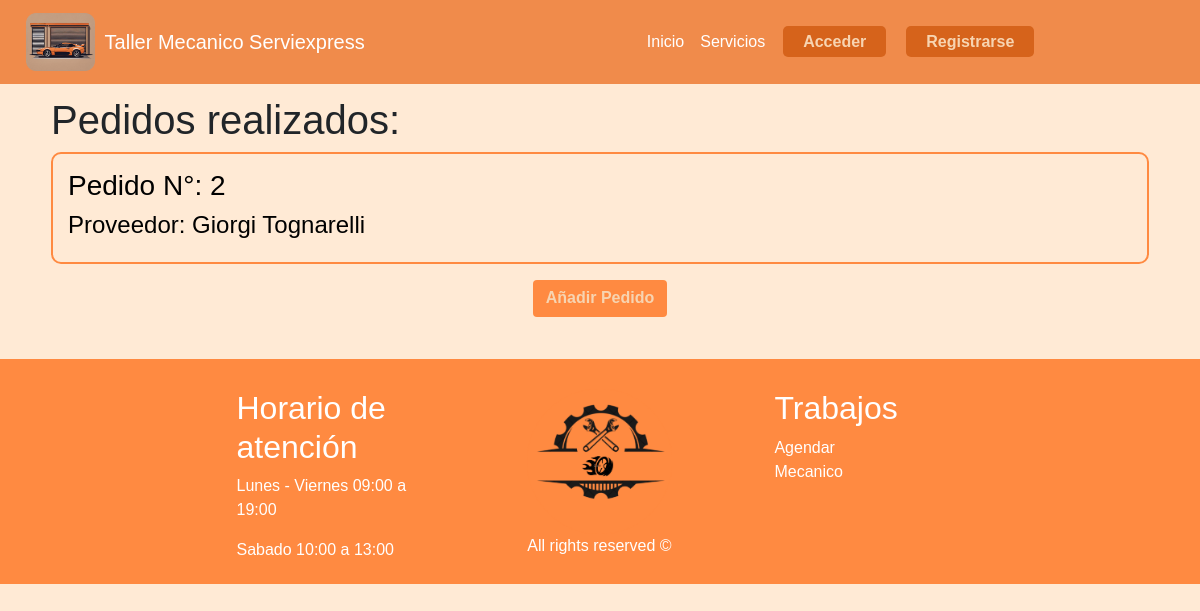
Before: /pedidos with the older database file.
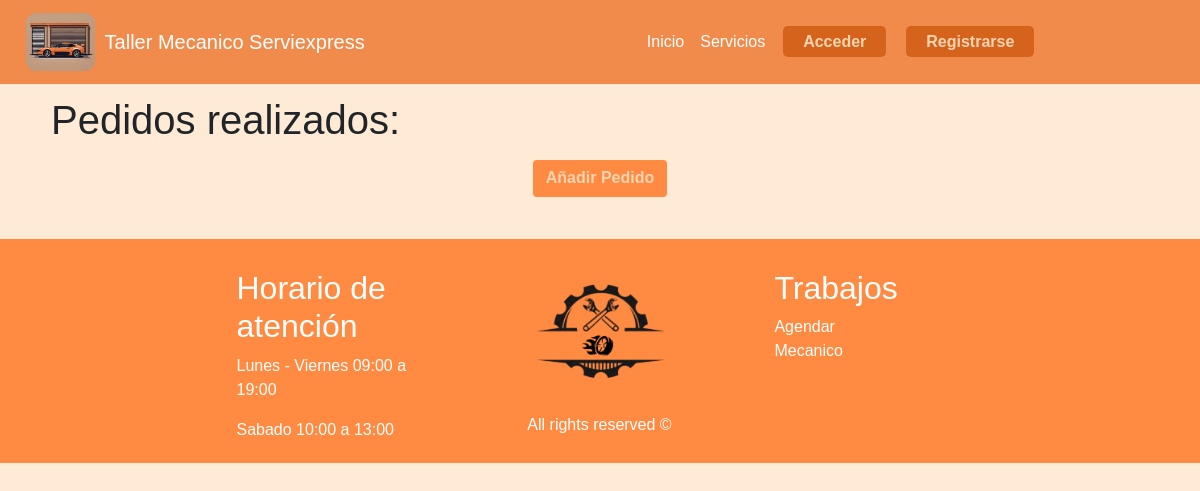
After: the same page with the newer database file.
### taller/models.py (models this page shows, shortened)
class Pedido(models.Model):
    num_orden = models.AutoField(primary_key=True)
    fecha_pedido = models.DateTimeField(auto_now_add=True)
    cant_prod = models.IntegerField()
    proveedor = models.ForeignKey(Proveedor, on_delete=models.CASCADE)
    empleado = models.ForeignKey(Empleado, on_delete=models.CASCADE)
    producto = models.ForeignKey(Producto, on_delete=models.CASCADE)

class Proveedor(models.Model):
    id_prov = models.AutoField(primary_key=True)
    pnom_prov = models.CharField(max_length=20)
    snom_prov = models.CharField(max_length=20)
    appaterno_prov = models.CharField(max_length=20)
    apmaterno_prov = models.CharField(max_length=20)
    rubro = models.CharField(max_length=40)
    correo_prov = models.CharField(max_length=60)
    telefono_prov = models.IntegerField()
    def __str__(self):
        return self.pnom_prov + " " + self.appaterno_prov

### taller/views.py (the view)
# urls.py: path('pedidos', views.pedidos, name='pedidos'),
def pedidos(request):
    cliente = Cliente.objects.filter(rut_cli=request.user.username).first()
    empleado = Empleado.objects.filter(rut_emp=request.user.username).first()
    rol = "Cliente" if cliente else "Empleado"
    pedidos = Pedido.objects.all()
    return render(
        request,
        "pedidos.html",
        {"pedidos": pedidos, "cliente": cliente, "empleado": empleado},
    )

### taller/templates/pedidos.html
{% extends 'hnf.html' %}
{% load static %}
{% block content %}
<head>
  <link rel="stylesheet" href="{% static 'css/crud.css' %}" />
</head>
<div class="container">
  <h1> Pedidos realizados: </h1>
  <ul style="list-style: none;">
    {% for pedido in pedidos %}
    <li id="listar">
      <a href="{% url 'update_pedido' pedido.num_orden %}">
        <h3>Pedido N°: {{ pedido.num_orden }}</h3>
        <h4>Proveedor: {{ pedido.proveedor }}</h4>
      </a>
    </li>
    {% endfor %}
  </ul>
  <ul class="buttons">
    <li>
      <a class="btn" href="/create/pedido"><b>Añadir Pedido</b></a>
    </li>
  </ul>
</div>
{% endblock %}

Changed rows visible on the page:
removed Pedido: num_orden "2", proveedor "Giorgi Tognarelli"
